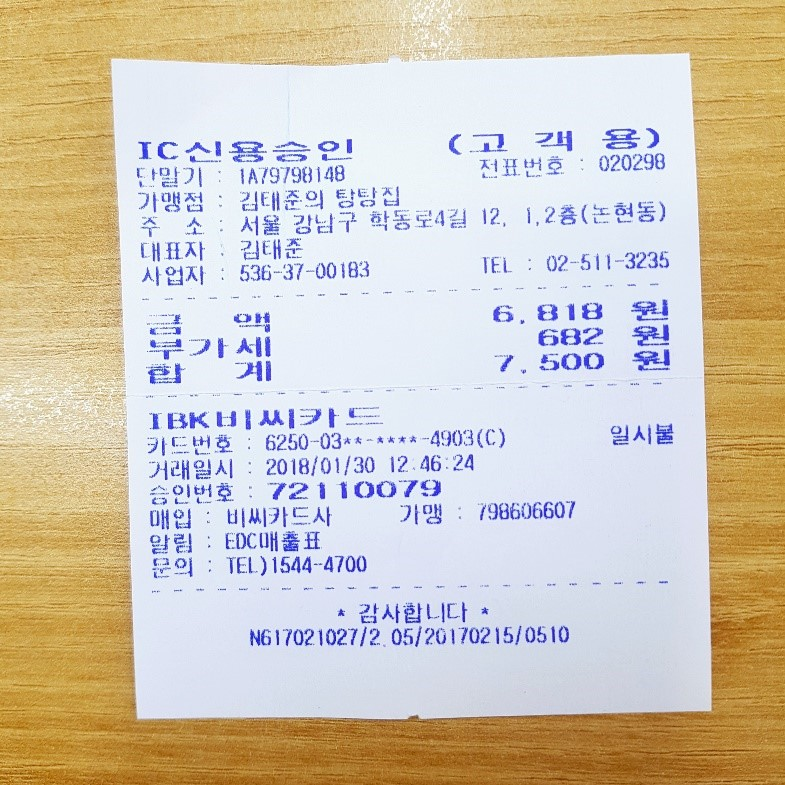
#> input picture test_영수증.jpg, 785 x 785 px
$ python ocr_Pytesseract_test.py
#> lines starting #> are read from the running program, lines starting #| are printed output that depends on the picture; after the words box and inside, x2 and y2 are one past the last pixel; in counts of white or black regions, pixels touching at a corner belong together
# OpenCV를 통해 전처리된 영수증 jpg를 tesseract를 통해 ocr하기

import cv2
import numpy as np
import pytesseract  # Tesseract 모듈 임포트

# --- 0. Tesseract 설치 경로 설정 (필수!) ---
# Tesseract OCR이 설치된 정확한 경로를 지정해야 합니다.
# (기본 설치 경로: C:\Program Files\Tesseract-OCR\tesseract.exe)
#
# [중요] 이 경로가 잘못되면 'TesseractNotFoundError' 오류가 발생합니다.
# 본인의 설치 경로에 맞게 수정해주세요.
pytesseract.pytesseract.tesseract_cmd = r'C:\Program Files\Tesseract-OCR\tesseract.exe'

# --- 1. OpenCV 전처리 단계 (이전과 동일) ---
try:
    # 1. 'r'을 붙여 raw string으로 경로를 지정 (SyntaxError 해결)
    image_path = r'C:\Users\hwko3\OneDrive\바탕 화면\고희원\숭실대\1학년\2) 오픈소스설계\프로젝트\test_영수증.jpg'

    # 2. np.fromfile과 cv2.imdecode로 한글 경로 문제 해결
    n = np.fromfile(image_path, np.uint8)
    image = cv2.imdecode(n, cv2.IMREAD_COLOR)
#> image is the input picture: shape (785, 785, 3); mean B, G, R 184.4, 200.1, 209.5

    if image is None:
        raise Exception("이미지 파일을 불러올 수 없습니다. 경로를 확인하세요.")

    gray_image = cv2.cvtColor(image, cv2.COLOR_BGR2GRAY)
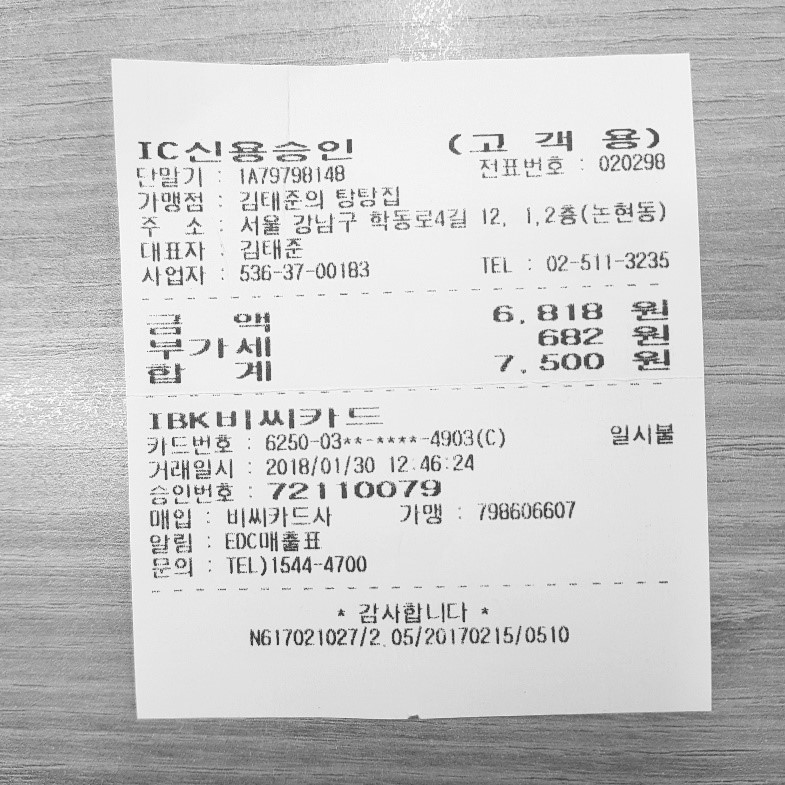
#> gray_image: shape (785, 785); min 34, max 255, mean 201.1
    blurred_image = cv2.GaussianBlur(gray_image, (5, 5), 0)

    # 어댑티브 스레시홀딩 적용 (Tesseract는 깨끗한 이진화 이미지를 선호합니다)
    binary_image = cv2.adaptiveThreshold(
        blurred_image, 255, cv2.ADAPTIVE_THRESH_GAUSSIAN_C,
        cv2.THRESH_BINARY, 11, 2
    )
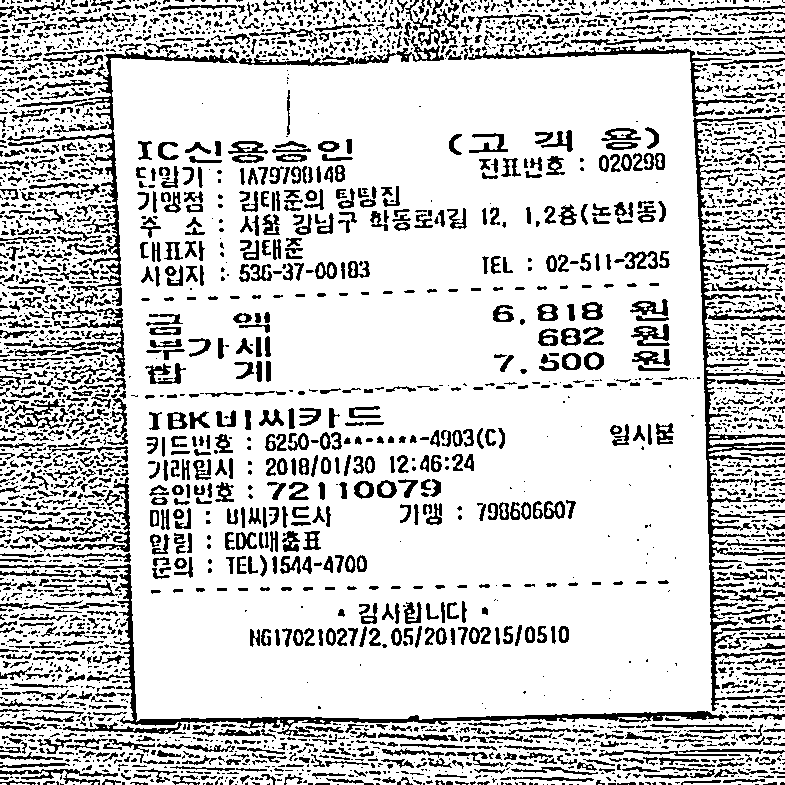
#> binary_image: shape (785, 785); 80.1% white; 3483 black regions (2171 under 20 px), largest, box (x1, y1, x2, y2) and area: (693, 115, 785, 711) 6286, (63, 564, 727, 738) 4796, (8, 43, 238, 291) 2847
    # cv2.imwrite('preprocessed_for_tesseract.png', binary_image) # 전처리 확인용

except Exception as e:
    print(f"오류: 이미지 처리 중 문제가 발생했습니다. {e}")
    exit()

# --- 2. Tesseract 텍스트 추출 단계 ---
print("Tesseract 텍스트 인식을 시작합니다...")

try:
    # Tesseract가 OCR을 수행할 때 사용할 언어 설정 (한국어+영어)
    # lang='kor+eng'

    # Tesseract의 세부 옵션 설정
    # --oem 3: 기본 LSTM 엔진 사용
    # --psm 4: 페이지를 단일 텍스트 컬럼으로 간주 (영수증에 적합할 수 있음)
    # (더 많은 옵션: --psm 6은 단일 블록, 3은 자동)
    custom_config = r'--oem 3 --psm 4'

    # OpenCV로 전처리된 이미지를 Tesseract로 바로 전달
#> (the run stopped early here; a loop or call above may not have finished)
